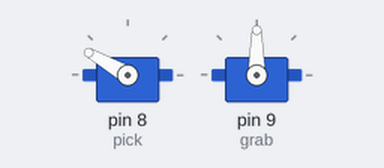
Bench run of a sketch on a simulated Arduino Uno, built with avr-gcc and run on an emulated ATmega328P. Parts: 2 × servo.

Above: at 0.05 s.
At 2.75 s:
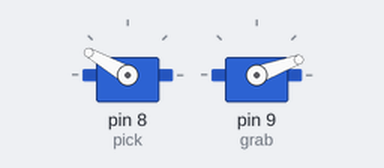
At 4.0 s:
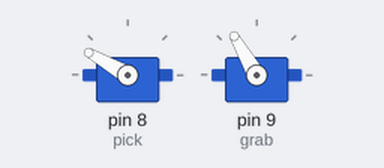
At 5.5 s:
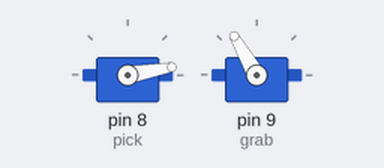
Timing chart, 0 to 7.2 s (numbered marks = the images above):
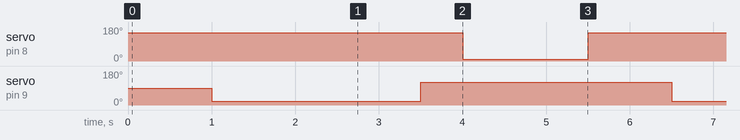

The sketch:

HandCalibration.ino
```cpp
#include <Servo.h>
#define pickBox_pick 150
#define pickBox_grab 20

Servo grab;
Servo pick;

int count=0;

void setup() {

}

void loop() {
  if(count<10){
    pickBox();
    delay(2000);
    dropBox();
    delay(1000);

    count++;
  }
}


void pickBox() {
  attachServos();
  pick.write(pickBox_pick);
  delay(1000);
  //s = 1;
  grab.write(pickBox_grab);//20
  delay(500);
  detachServos();
  //Serial.println(">> Pick : Complete");
}

void dropBox() {
  attachServos();
  grab.write(120);
  delay(500);
  pick.write(10);
  delay(500);
  detachServos();
}

void stand() {
  attachServos();
  grab.write(30);
  delay(500);
  pick.write(150);
  delay(1000);
  detachServos();
}

void attachServos() {
  pick.attach(8);
  grab.attach(9);
}

void detachServos() {
  pick.detach();
  grab.detach();
}
```

Measured:
- by itself, servo on pin 8 (pick): alternates 150° for 4.0 s and 10° for 1.5 s, 19 changes in all, then stays 10°
- by itself, servo on pin 9 (grab): alternates 120° for 3.0 s and 20° for 2.5 s, 20 changes in all, then stays 120°
